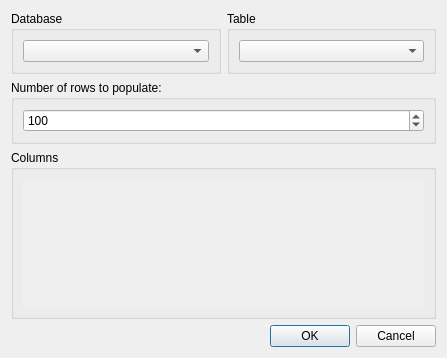
<?xml version="1.0" encoding="UTF-8"?>
<ui version="4.0">
 <class>PopulateDialog</class>
 <widget class="QDialog" name="PopulateDialog">
  <property name="geometry">
   <rect>
    <x>0</x>
    <y>0</y>
    <width>447</width>
    <height>358</height>
   </rect>
  </property>
  <property name="windowTitle">
   <string>Populate table</string>
  </property>
  <layout class="QGridLayout" name="gridLayout">
   <item row="0" column="0">
    <widget class="QGroupBox" name="databaseGroup">
     <property name="sizePolicy">
      <sizepolicy hsizetype="Preferred" vsizetype="Minimum">
       <horstretch>0</horstretch>
       <verstretch>0</verstretch>
      </sizepolicy>
     </property>
     <property name="title">
      <string>Database</string>
     </property>
     <layout class="QVBoxLayout" name="verticalLayout">
      <item>
       <widget class="QComboBox" name="databaseCombo"/>
      </item>
     </layout>
    </widget>
   </item>
   <item row="0" column="1">
    <widget class="QGroupBox" name="tableGroup">
     <property name="sizePolicy">
      <sizepolicy hsizetype="Preferred" vsizetype="Minimum">
       <horstretch>0</horstretch>
       <verstretch>0</verstretch>
      </sizepolicy>
     </property>
     <property name="title">
      <string>Table</string>
     </property>
     <layout class="QVBoxLayout" name="verticalLayout_2">
      <item>
       <widget class="QComboBox" name="tableCombo"/>
      </item>
     </layout>
    </widget>
   </item>
   <item row="3" column="0" colspan="2">
    <widget class="QDialogButtonBox" name="buttonBox">
     <property name="orientation">
      <enum>Qt::Horizontal</enum>
     </property>
     <property name="standardButtons">
      <set>QDialogButtonBox::Cancel|QDialogButtonBox::Ok</set>
     </property>
    </widget>
   </item>
   <item row="2" column="0" colspan="2">
    <widget class="QGroupBox" name="columnsGroup">
     <property name="sizePolicy">
      <sizepolicy hsizetype="Preferred" vsizetype="Expanding">
       <horstretch>0</horstretch>
       <verstretch>0</verstretch>
      </sizepolicy>
     </property>
     <property name="title">
      <string>Columns</string>
     </property>
     <layout class="QVBoxLayout" name="verticalLayout_3">
      <item>
       <widget class="QScrollArea" name="scrollArea">
        <property name="frameShape">
         <enum>QFrame::NoFrame</enum>
        </property>
        <property name="widgetResizable">
         <bool>true</bool>
        </property>
        <widget class="QWidget" name="columnsWidget">
         <property name="geometry">
          <rect>
           <x>0</x>
           <y>0</y>
           <width>409</width>
           <height>144</height>
          </rect>
         </property>
         <layout class="QGridLayout" name="columnsLayout"/>
        </widget>
       </widget>
      </item>
     </layout>
    </widget>
   </item>
   <item row="1" column="0" colspan="2">
    <widget class="QGroupBox" name="rowsGroup">
     <property name="title">
      <string>Number of rows to populate:</string>
     </property>
     <layout class="QVBoxLayout" name="verticalLayout_4">
      <item>
       <widget class="QSpinBox" name="rowsSpin">
        <property name="minimum">
         <number>1</number>
        </property>
        <property name="maximum">
         <number>999999999</number>
        </property>
        <property name="value">
         <number>100</number>
        </property>
       </widget>
      </item>
     </layout>
    </widget>
   </item>
  </layout>
 </widget>
 <resources/>
 <connections>
  <connection>
   <sender>buttonBox</sender>
   <signal>accepted()</signal>
   <receiver>PopulateDialog</receiver>
   <slot>accept()</slot>
   <hints>
    <hint type="sourcelabel">
     <x>248</x>
     <y>254</y>
    </hint>
    <hint type="destinationlabel">
     <x>157</x>
     <y>274</y>
    </hint>
   </hints>
  </connection>
  <connection>
   <sender>buttonBox</sender>
   <signal>rejected()</signal>
   <receiver>PopulateDialog</receiver>
   <slot>reject()</slot>
   <hints>
    <hint type="sourcelabel">
     <x>316</x>
     <y>260</y>
    </hint>
    <hint type="destinationlabel">
     <x>286</x>
     <y>274</y>
    </hint>
   </hints>
  </connection>
 </connections>
</ui>
